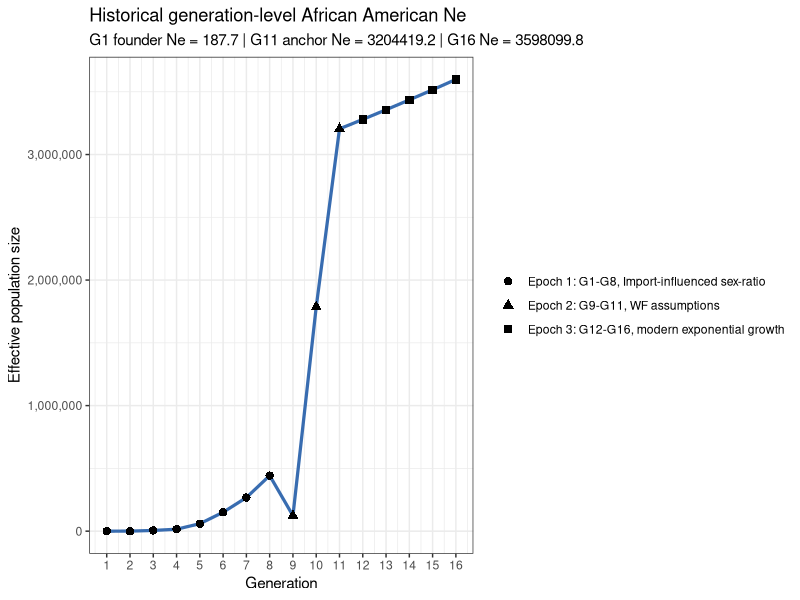

Source code (R): (Note: this script raises an error after producing the figure.)
# ______________________________________________________________________________
# Aydin Karatas
# ___
# University of Southern California
# Department of Quantitative and Computational Biology
# Mooney Lab
# ___
# calc.3T.Ne.R
# ______________________________________________________________________________


library(tidyverse)

# functions ----
# compute the founder effective pop size from a founder census size.
# `founder.count` is the total founder count and `female.proportion` is the
# fraction of founders that are female.
calc.founder.ne <- function(founder.count, female.proportion) {
  female.count <- founder.count * female.proportion
  male.count <- founder.count - female.count

  if (female.count <= 0 || male.count <= 0) {
    return(0)
  }

  4 * female.count * male.count / (female.count + male.count)
}

# validate that a given value is a single positive whole generation.
# `value` is the candidate input and `name` is used in the error message.
validate.whole.generation.count <- function(value, name) {
  if (
    length(value) != 1 ||
      is.na(value) ||
      !is.finite(value) ||
      value != as.integer(value) ||
      value <= 0
  ) {
    stop(name, " must be a positive whole generation count", call. = FALSE)
  }

  as.integer(value)
}

# return an explicit argument when provided, otherwise pull the default.
# `value` is the user-supplied override, `name` is the default binding name,
# and `defaults.env` is the environment that stores the fallback value.
resolve.default.param <- function(value, name, defaults.env) {
  if (!is.null(value)) {
    return(value)
  }

  get(name, envir = defaults.env)
}

# build the generation layout for the three epochs.
# `epoch.*.len` are the epoch lengths, `gen.time` and `present.year` define the
#  timeline, and `start.year`/`max.epoch.1.len` set constraints.
calc.epoch.config <- function(
    epoch.1.len,
    epoch.2.len,
    epoch.3.len,
    gen.time,
    present.year,
    start.year = 1600,
    max.epoch.1.len = 8
) {
  epoch.1.len <- validate.whole.generation.count(
    epoch.1.len,
    "epoch.1.len"
  )
  epoch.2.len <- validate.whole.generation.count(
    epoch.2.len,
    "epoch.2.len"
  )
  epoch.3.len <- validate.whole.generation.count(
    epoch.3.len,
    "epoch.3.len"
  )

  if (epoch.1.len > max.epoch.1.len) {
    stop("epoch.1.len must be <= ", max.epoch.1.len, call. = FALSE)
  }

  year.span <- present.year - start.year
  total.generations <- year.span / gen.time

  if (total.generations != as.integer(total.generations)) {
    stop(
      "present.year - 1600 must be divisible by gen.time",
      call. = FALSE
    )
  }

  total.generations <- as.integer(total.generations)
  total.epoch.len <- epoch.1.len + epoch.2.len + epoch.3.len

  if (total.epoch.len != total.generations) {
    stop(
      "total epoch length must equal (present.year - 1600) / gen.time",
      call. = FALSE
    )
  }

  epoch.1.generations <- seq_len(epoch.1.len)
  epoch.2.generations <- seq.int(epoch.1.len + 1, epoch.1.len + epoch.2.len)
  epoch.3.first.generation <- epoch.1.len + epoch.2.len + 1
  epoch.3.generations <- seq.int(epoch.3.first.generation, total.generations)
  epoch.3.anchor.generation <- max(epoch.2.generations)

  list(
    epoch.1.len = epoch.1.len,
    epoch.2.len = epoch.2.len,
    epoch.3.len = epoch.3.len,
    total.generations = total.generations,
    final.generation = total.generations,
    epoch.1.generations = epoch.1.generations,
    epoch.1.sex.generations = epoch.1.generations[epoch.1.generations >= 2],
    epoch.2.generations = epoch.2.generations,
    epoch.3.generations = epoch.3.generations,
    epoch.3.first.generation = epoch.3.first.generation,
    epoch.3.anchor.generation = epoch.3.anchor.generation
  )
}

# create the African and European ancestry proportions by generation.
# `epoch.config` controls the generation grid, `mooney.cg` the proportion of
# non-European ancestry that is African in epoch-1, and the remaining arguments
# define the fixed mixture proportions in each following epoch.
build.mixing.props <- function(
    epoch.config,
    mooney.cg,
    epoch.1.eur.prop,
    epoch.2.afr.prop,
    epoch.2.eur.prop,
    epoch.3.afr.prop,
    epoch.3.eur.prop
) {
  if (epoch.config$epoch.1.len > length(mooney.cg)) {
    stop("epoch.1.len cannot exceed length(mooney.cg)", call. = FALSE)
  }

  s.eur <- c(
    rep(epoch.1.eur.prop, epoch.config$epoch.1.len),
    rep(epoch.2.eur.prop, epoch.config$epoch.2.len),
    rep(epoch.3.eur.prop, epoch.config$epoch.3.len)
  )
  s.afr <- c(
    (1 - epoch.1.eur.prop) * mooney.cg[seq_len(epoch.config$epoch.1.len)],
    rep(epoch.2.afr.prop, epoch.config$epoch.2.len),
    rep(epoch.3.afr.prop, epoch.config$epoch.3.len)
  )

  if (
    length(s.eur) != epoch.config$total.generations ||
      length(s.afr) != epoch.config$total.generations
  ) {
    stop("AA.mixing.props vectors must not recycle", call. = FALSE)
  }

  tibble(
    g = seq_len(epoch.config$total.generations),
    s.afr = s.afr,
    s.eur = s.eur,
    h = pmax(1 - s.afr - s.eur, 0)
  )
}

# intersect generation windows with historical periods and measure coverage.
# `window.tbl` is the generation map and `hacker.tbl` is the historical  period
# table with start and end years.
calc.period.overlaps <- function(window.tbl, hacker.tbl) {
  merge(window.tbl, hacker.tbl, by = NULL) %>%
    as_tibble() %>%
    mutate(
      period.length = end.year - start.year,
      overlap.start.year = pmax(window.start.year, start.year),
      overlap.end.year = pmin(window.end.year, end.year),
      overlap.years = pmax(0, overlap.end.year - overlap.start.year),
      overlap.weight = overlap.years / period.length
    ) %>%
    filter(overlap.years > 0) %>%
    arrange(generation, start.year)
}

# estimate population size at a year by interpolating inside a period.
# `year` is the target year to query and `hacker.tbl` contains the period
# boundaries plus beginning and ending population sizes.
calc.boundary.population <- function(year, hacker.tbl) {
  if (is.na(year)) {
    return(NA_real_)
  }

  if (year < min(hacker.tbl$start.year) || year > max(hacker.tbl$end.year)) {
    return(NA_real_)
  }

  period.idx <- which(
    hacker.tbl$start.year <= year & hacker.tbl$end.year >= year
  )
  period.idx <- period.idx[length(period.idx)]
  period.row <- hacker.tbl[period.idx, ]
  period.length <- period.row$end.year - period.row$start.year
  period.frac <- (year - period.row$start.year) / period.length

  period.row$pop.beginning +
    period.frac * (period.row$pop.end - period.row$pop.beginning)
}

# add a readable epoch label to each generation row.
# `AA.ne` is the analysis table and `epoch.config` supplies the generation
# ranges used to assign the three epoch labels.
make.epoch.labels <- function(AA.ne, epoch.config) {
  epoch.1.label <- paste0(
    "Epoch 1: G",
    min(epoch.config$epoch.1.generations),
    "-G",
    max(epoch.config$epoch.1.generations),
    ", Import-influenced sex-ratio"
  )
  epoch.2.label <- paste0(
    "Epoch 2: G",
    min(epoch.config$epoch.2.generations),
    "-G",
    max(epoch.config$epoch.2.generations),
    ", WF assumptions"
  )
  epoch.3.label <- paste0(
    "Epoch 3: G",
    min(epoch.config$epoch.3.generations),
    "-G",
    max(epoch.config$epoch.3.generations),
    ", modern exponential growth"
  )

  AA.ne %>%
    mutate(
      epoch = case_when(
        generation %in% epoch.config$epoch.1.generations ~ epoch.1.label,
        generation %in% epoch.config$epoch.2.generations ~ epoch.2.label,
        generation %in% epoch.config$epoch.3.generations ~ epoch.3.label
      )
    )
}

# check that the derived tables are internally consistent before returning.
# `AA.ne`, `AA.overlap`, and `AA.mixing.props` are the computed outputs, while
# the remaining arguments provide the timeline and boundary checks.
validate.analysis.outputs <- function(
    AA.ne,
    AA.overlap,
    AA.mixing.props,
    epoch.config,
    hacker.start.year,
    gen.time,
    present.year
) {
  stopifnot(
    identical(
      sort(AA.ne$generation),
      seq_len(epoch.config$total.generations)
    ),
    nrow(AA.mixing.props) == epoch.config$total.generations,
    identical(AA.mixing.props$g, seq_len(epoch.config$total.generations)),
    all(AA.ne$generation.window.years == gen.time),
    AA.ne$aggregation.start.year[1] == hacker.start.year,
    AA.ne$generation.end.year[epoch.config$final.generation] == present.year,
    all(AA.overlap$overlap.weight > 0),
    all(AA.overlap$overlap.weight <= 1),
    all(!is.na(AA.ne$female.total[epoch.config$epoch.1.sex.generations])),
    all(!is.na(AA.ne$male.total[epoch.config$epoch.1.sex.generations])),
    all(!is.na(AA.ne$parental.population[epoch.config$epoch.2.generations])),
    all(!is.na(AA.ne$k[epoch.config$epoch.2.generations])),
    all(
      grepl(
        "^Epoch 3:",
        AA.ne$epoch[epoch.config$epoch.3.generations]
      )
    ),
    all(is.finite(AA.ne$ne)),
    all(AA.ne$ne > 0)
  )
}

# compute the full AA Ne analysis and return every intermediate table.
# the scalar arguments control the demographic timeline, founders, and epoch
# settings, while `mooney.cg` and `hacker.tbl` provide the input data.
calc.aa.ne.results <- function(
    gen.time = NULL,
    hacker.start.year = NULL,
    hacker.end.year = NULL,
    present.year = NULL,
    epoch.1.len = NULL,
    epoch.2.len = NULL,
    epoch.3.len = NULL,
    afr.founder.count = NULL,
    afr.female.proportion = NULL,
    eur.founder.count = NULL,
    eur.female.proportion = NULL,
    epoch.3.growth.rate = NULL,
    mooney.cg = NULL,
    epoch.1.eur.prop = NULL,
    epoch.2.afr.prop = NULL,
    epoch.2.eur.prop = NULL,
    epoch.3.afr.prop = NULL,
    epoch.3.eur.prop = NULL,
    hacker.tbl = NULL
) {
  defaults.env <- parent.env(environment())
  gen.time <- resolve.default.param(gen.time, "gen.time", defaults.env)
  hacker.start.year <- resolve.default.param(
    hacker.start.year,
    "hacker.start.year",
    defaults.env
  )
  hacker.end.year <- resolve.default.param(
    hacker.end.year,
    "hacker.end.year",
    defaults.env
  )
  present.year <- resolve.default.param(
    present.year,
    "present.year",
    defaults.env
  )
  epoch.1.len <- resolve.default.param(
    epoch.1.len,
    "epoch.1.len",
    defaults.env
  )
  epoch.2.len <- resolve.default.param(
    epoch.2.len,
    "epoch.2.len",
    defaults.env
  )
  epoch.3.len <- resolve.default.param(
    epoch.3.len,
    "epoch.3.len",
    defaults.env
  )
  afr.founder.count <- resolve.default.param(
    afr.founder.count,
    "afr.founder.count",
    defaults.env
  )
  afr.female.proportion <- resolve.default.param(
    afr.female.proportion,
    "afr.female.proportion",
    defaults.env
  )
  eur.founder.count <- resolve.default.param(
    eur.founder.count,
    "eur.founder.count",
    defaults.env
  )
  eur.female.proportion <- resolve.default.param(
    eur.female.proportion,
    "eur.female.proportion",
    defaults.env
  )
  epoch.3.growth.rate <- resolve.default.param(
    epoch.3.growth.rate,
    "epoch.3.growth.rate",
    defaults.env
  )
  mooney.cg <- resolve.default.param(mooney.cg, "mooney.cg", defaults.env)
  epoch.1.eur.prop <- resolve.default.param(
    epoch.1.eur.prop,
    "epoch.1.eur.prop",
    defaults.env
  )
  epoch.2.afr.prop <- resolve.default.param(
    epoch.2.afr.prop,
    "epoch.2.afr.prop",
    defaults.env
  )
  epoch.2.eur.prop <- resolve.default.param(
    epoch.2.eur.prop,
    "epoch.2.eur.prop",
    defaults.env
  )
  epoch.3.afr.prop <- resolve.default.param(
    epoch.3.afr.prop,
    "epoch.3.afr.prop",
    defaults.env
  )
  epoch.3.eur.prop <- resolve.default.param(
    epoch.3.eur.prop,
    "epoch.3.eur.prop",
    defaults.env
  )
  hacker.tbl <- resolve.default.param(hacker.tbl, "hacker.tbl", defaults.env)

  epoch.config <- calc.epoch.config(
    epoch.1.len = epoch.1.len,
    epoch.2.len = epoch.2.len,
    epoch.3.len = epoch.3.len,
    gen.time = gen.time,
    present.year = present.year
  )

  AA.mixing.props <- build.mixing.props(
    epoch.config = epoch.config,
    mooney.cg = mooney.cg,
    epoch.1.eur.prop = epoch.1.eur.prop,
    epoch.2.afr.prop = epoch.2.afr.prop,
    epoch.2.eur.prop = epoch.2.eur.prop,
    epoch.3.afr.prop = epoch.3.afr.prop,
    epoch.3.eur.prop = epoch.3.eur.prop
  )

  AA.hacker.tbl <- hacker.tbl %>%
    mutate(
      start.year = as.numeric(sub("-.*", "", period)),
      end.year = as.numeric(sub(".*-", "", period))
    ) %>%
    select(
      period,
      start.year,
      end.year,
      person.years.lived,
      assumed.birth.rate,
      imported,
      births,
      pop.beginning,
      pop.end
    )

  AA.generation.map <- tibble(
    generation = seq_len(epoch.config$total.generations),
    generation.start.year = seq(
      1600,
      present.year - gen.time,
      by = gen.time
    ),
    generation.end.year = generation.start.year + gen.time,
    generation.window.years = generation.end.year - generation.start.year,
    window.start.year = generation.start.year,
    window.end.year = generation.end.year
  )

  AA.overlap <- calc.period.overlaps(
    AA.generation.map,
    AA.hacker.tbl
  ) %>%
    select(
      generation,
      generation.start.year,
      generation.end.year,
      period,
      start.year,
      end.year,
      overlap.start.year,
      overlap.end.year,
      overlap.years,
      overlap.weight,
      imported,
      births,
      assumed.birth.rate,
      person.years.lived
    )

  AA.agg <- AA.overlap %>%
    group_by(generation, generation.start.year, generation.end.year) %>%
    summarise(
      periods = paste(period, collapse = ", "),
      imported = sum(imported * overlap.weight, na.rm = TRUE),
      births = sum(births * overlap.weight, na.rm = TRUE),
      birth.rate = weighted.mean(
        assumed.birth.rate,
        person.years.lived * overlap.weight,
        na.rm = TRUE
      ),
      aggregation.start.year = min(overlap.start.year),
      aggregation.end.year = max(overlap.end.year),
      hacker.window.years = sum(overlap.years),
      .groups = "drop"
    )

  AA.agg <- AA.generation.map %>%
    select(
      generation,
      generation.start.year,
      generation.end.year,
      generation.window.years
    ) %>%
    left_join(
      AA.agg,
      by = c("generation", "generation.start.year", "generation.end.year")
    ) %>%
    mutate(
      population.boundary.year = if_else(
        generation.start.year < hacker.end.year,
        pmin(generation.end.year, hacker.end.year),
        NA_real_
      ),
      pop.end = map_dbl(
        population.boundary.year,
        calc.boundary.population,
        hacker.tbl = AA.hacker.tbl
      ),
      is.truncated = !is.na(hacker.window.years) &
        hacker.window.years < generation.window.years
    )

  AA.parental.windows <- AA.generation.map %>%
    transmute(
      generation,
      generation.start.year,
      generation.end.year,
      window.start.year = generation.start.year - gen.time,
      window.end.year = generation.start.year
    )

  AA.parental.births <- calc.period.overlaps(
    AA.parental.windows,
    AA.hacker.tbl
  ) %>%
    select(
      generation,
      generation.start.year,
      generation.end.year,
      period,
      start.year,
      end.year,
      overlap.start.year,
      overlap.end.year,
      overlap.years,
      overlap.weight,
      births
    )

  AA.parental.agg <- AA.parental.births %>%
    group_by(generation) %>%
    summarise(
      previous.birth.periods = paste(period, collapse = ", "),
      births.in.previous.25.years = sum(births * overlap.weight, na.rm = TRUE),
      .groups = "drop"
    )

  AA.ne <- AA.agg %>%
    arrange(generation) %>%
    left_join(AA.parental.agg, by = "generation") %>%
    mutate(
      population.at.generation.start = map_dbl(
        generation.start.year,
        calc.boundary.population,
        hacker.tbl = AA.hacker.tbl
      ),
      prev.births = dplyr::lag(births),
      female.imported = if_else(
        generation %in% epoch.config$epoch.1.sex.generations,
        ceiling(imported / 3),
        NA_real_
      ),
      male.imported = if_else(
        generation %in% epoch.config$epoch.1.sex.generations,
        floor(2 * imported / 3),
        NA_real_
      ),
      female.potential = if_else(
        generation %in% epoch.config$epoch.1.sex.generations,
        0.5 * prev.births,
        NA_real_
      ),
      male.potential = if_else(
        generation %in% epoch.config$epoch.1.sex.generations,
        0.5 * prev.births,
        NA_real_
      ),
      female.total = female.imported + female.potential,
      male.total = male.imported + male.potential,
      adult.population.age25.proxy = if_else(
        generation %in% epoch.config$epoch.2.generations,
        population.at.generation.start - births.in.previous.25.years,
        NA_real_
      ),
      parental.population = case_when(
        !(generation %in% epoch.config$epoch.2.generations) ~ NA_real_,
        adult.population.age25.proxy > 0 ~ adult.population.age25.proxy,
        TRUE ~ population.at.generation.start
      ),
      parental.population.method = case_when(
        !(generation %in% epoch.config$epoch.2.generations) ~ NA_character_,
        adult.population.age25.proxy > 0 ~ "age-25 proxy",
        TRUE ~ "generation-start population fallback"
      ),
      k = if_else(
        generation %in% epoch.config$epoch.2.generations,
        gen.time * birth.rate / 1000,
        NA_real_
      )
    )

  ne.g1 <- calc.founder.ne(
    afr.founder.count,
    afr.female.proportion
  ) +
    calc.founder.ne(
      eur.founder.count,
      eur.female.proportion
    )

  AA.ne <- AA.ne %>%
    mutate(
      ne = case_when(
        generation == 1 ~ ne.g1,
        generation %in% epoch.config$epoch.1.sex.generations ~
          4 * female.total * male.total / (female.total + male.total),
        generation %in% epoch.config$epoch.2.generations ~
          (k * parental.population - 1) / k,
        TRUE ~ NA_real_
      )
    )

  epoch.3.anchor.ne <- AA.ne %>%
    filter(generation == epoch.config$epoch.3.anchor.generation) %>%
    pull(ne)

  AA.ne <- AA.ne %>%
    mutate(
      ne = if_else(
        generation %in% epoch.config$epoch.3.generations,
        epoch.3.anchor.ne *
          exp(epoch.3.growth.rate *
            (generation - epoch.config$epoch.3.anchor.generation)),
        ne
      )
    ) %>%
    make.epoch.labels(epoch.config) %>%
    select(
      generation,
      generation.start.year,
      generation.end.year,
      generation.window.years,
      aggregation.start.year,
      aggregation.end.year,
      hacker.window.years,
      is.truncated,
      population.boundary.year,
      periods,
      epoch,
      imported,
      births,
      birth.rate,
      pop.end,
      previous.birth.periods,
      births.in.previous.25.years,
      population.at.generation.start,
      female.total,
      male.total,
      adult.population.age25.proxy,
      parental.population,
      parental.population.method,
      k,
      ne
    )

  validate.analysis.outputs(
    AA.ne = AA.ne,
    AA.overlap = AA.overlap,
    AA.mixing.props = AA.mixing.props,
    epoch.config = epoch.config,
    hacker.start.year = hacker.start.year,
    gen.time = gen.time,
    present.year = present.year
  )

  list(
    AA.ne = AA.ne,
    AA.overlap = AA.overlap,
    AA.mixing.props = AA.mixing.props,
    epoch.config = epoch.config,
    ne.g1 = ne.g1,
    epoch.3.anchor.ne = epoch.3.anchor.ne,
    epoch.3.growth.rate = epoch.3.growth.rate
  )
}


# tunable parameters ----
gen.time <- 25
hacker.start.year <- 1610
hacker.end.year <- 1865
present.year <- 2000
epoch.1.len <- 8
epoch.2.len <- 3
epoch.3.len <- 5

hacker.tbl <- data.frame(
  period = c(
    "1610-1620", "1620-1630", "1630-1640", "1640-1650", "1650-1660",
    "1660-1670", "1670-1680", "1680-1690", "1690-1700", "1700-1710",
    "1710-1720", "1720-1730", "1730-1740", "1740-1750", "1750-1760",
    "1760-1770", "1770-1780", "1780-1790", "1790-1800", "1800-1810",
    "1810-1820", "1820-1830", "1830-1840", "1840-1850", "1850-1860",
    "1860-1861", "1861-1862", "1862-1863", "1863-1864", "1864-1865"
  ),
  pop.beginning = c(
    0, 20, 59, 585, 1568,
    2862, 4444, 6832, 16394, 27806,
    41844, 67294, 95669, 156040, 247027,
    319290, 459446, 558921, 706514, 908036,
    1195182, 1550757, 2021968, 2530405, 3204420,
    3953760, 3991133, 3903859, 3815760, 3726828
  ),
  pop.end = c(
    20, 59, 585, 1568, 2862,
    4444, 6832, 16394, 27806, 41844,
    67294, 95669, 156040, 247027, 319290,
    459446, 558921, 706514, 908036, 1195182,
    1550757, 2021968, 2530405, 3204420, 3953760,
    3991133, 3903859, 3815760, 3726828, 3630336
  ),
  growth.rate.10yr = c(
    NA, 195.0, 891.5, 168.0, 82.5,
    55.3, 53.7, 140.0, 69.6, 50.5,
    60.8, 42.2, 63.1, 58.3, 29.3,
    43.9, 21.7, 26.4, 28.5, 31.6,
    29.8, 30.4, 25.1, 26.6, 23.4,
    NA, NA, NA, NA, NA
  ),
  person.years.lived = c(
    16, 361, 2293, 9970, 21505,
    35952, 55527, 109243, 215999, 343482,
    535651, 806513, 1234030, 1980625, 2816150,
    3851269, 5075599, 6298380, 8030652, 10450423,
    13652609, 17759559, 22666906, 28541607, 35659777,
    3972417, 3947335, 3859642, 3771119, 3144251
  ),
  hours.worked.millions = c(
    0, 1, 5, 23, 49,
    82, 127, 251, 496, 788,
    1229, 1850, 2831, 4544, 6461,
    8835, 11644, 14449, 18423, 23975,
    31321, 40743, 52001, 65478, 81808,
    9113, 9056, 8855, 8651, 7213
  ),
  assumed.birth.rate = c(
    NA, 22.4, 22.4, 22.4, 22.4,
    22.4, 26.5, 27.3, 29.1, 31.0,
    34.6, 41.3, 41.4, 41.2, 46.4,
    39.5, 39.1, 44.7, 50.3, 55.8,
    55.7, 56.5, 56.5, 54.0, 52.3,
    49.6, 49.6, 49.6, 49.6, 49.6
  ),
  births = c(
    NA, 8, 51, 223, 481,
    804, 1472, 2986, 6295, 10635,
    18524, 33316, 51150, 81536, 130654,
    151957, 198660, 281549, 403648, 583395,
    759768, 1003859, 1280680, 1539820, 1865898,
    197032, 195788, 191438, 187048, 155955
  ),
  imported = c(
    32, 150, 110, 301, 1335,
    3038, 3582, 4947, 8197, 16442,
    17622, 41334, 66672, 26455, 44718,
    59557, 41129, 25105, 16183, 77368,
    5207, 410, 91, 0, 303,
    110, 0, 0, 0, 0
  ),
  smuggled = c(
    NA, NA, NA, NA, NA,
    NA, NA, NA, NA, NA,
    NA, NA, NA, NA, NA,
    NA, NA, NA, NA, NA,
    NA, 1100, 900, 500, 200,
    NA, NA, NA, NA, NA
  ),
  natural.increase.rate = c(
    NA, -30.8, 18.1, 6.8, -0.2,
    -4.0, -2.2, 4.2, 1.5, -0.7,
    1.5, -1.6, -0.5, 3.3, 1.0,
    2.1, 1.3, 2.2, 2.6, 2.4,
    2.7, 2.9, 2.4, 2.4, 2.2,
    NA, NA, NA, NA, NA
  ),
  births.plus.imports = c(
    32, 158, 161, 524, 1816,
    3842, 5054, 7933, 14492, 27077,
    36146, 74650, 117822, 107991, 175372,
    211514, 239789, 306654, 419831, 660763,
    764975, 1005369, 1281671, 1540320, 1866401,
    197142, 195788, 191438, 187048, 155955
  ),
  percent.total = c(
    0.0, 0.0, 0.0, 0.0, 0.0,
    0.0, 0.1, 0.1, 0.1, 0.3,
    0.4, 0.8, 1.2, 1.1, 1.8,
    2.2, 2.4, 3.1, 4.3, 6.7,
    7.8, 10.3, 13.1, 15.7, 19.0,
    2.0, 2.0, 2.0, 1.9, 1.6
  ),
  cumulative.number = c(
    32, 190, 351, 875, 2691,
    6533, 11587, 19520, 34012, 61089,
    97235, 171885, 289707, 397698, 573070,
    784584, 1024373, 1331027, 1750858, 2411621,
    3176596, 4181965, 5463636, 7003956, 8870357,
    9067499, 9263287, 9454725, 9641773, 9797728
  ),
  cumulative.percent = c(
    0.0, 0.0, 0.0, 0.0, 0.0,
    0.1, 0.1, 0.2, 0.3, 0.6,
    1.0, 1.8, 3.0, 4.1, 5.8,
    8.0, 10.5, 13.6, 17.9, 24.6,
    32.4, 42.7, 55.8, 71.5, 90.5,
    92.5, 94.5, 96.5, 98.4, 100.0
  ),
  stringsAsFactors = FALSE
)

afr.founder.count <- 183
afr.female.proportion <- 1 / 3
eur.founder.count <- 25
eur.female.proportion <- 0.5
epoch.3.growth.rate <- 0.023175

mooney.cg <- c(1, 1, 0.9835, 0.8602, 0.8551, 0.7826, 0.5380, 0.1418)
epoch.1.eur.prop <- 0.08
epoch.2.afr.prop <- 0.06
epoch.2.eur.prop <- 0.03
epoch.3.afr.prop <- 0
epoch.3.eur.prop <- 0


# calculations ----
analysis.results <- calc.aa.ne.results()

AA.ne <- analysis.results$AA.ne
AA.overlap <- analysis.results$AA.overlap
AA.mixing.props <- analysis.results$AA.mixing.props
epoch.config <- analysis.results$epoch.config
ne.g1 <- analysis.results$ne.g1
epoch.3.anchor.ne <- analysis.results$epoch.3.anchor.ne


# plotting ----
summary.generations <- c(
  epoch.config$epoch.1.generations,
  epoch.config$epoch.2.generations,
  epoch.config$final.generation
)
summary.generations <- sort(unique(summary.generations))

cat("\nHistorical generation-level ADMIX Ne summary\n")
print(
  AA.ne %>%
    filter(generation %in% summary.generations) %>%
    select(
      generation,
      generation.start.year,
      generation.end.year,
      epoch,
      is.truncated,
      imported,
      births,
      birth.rate,
      female.total,
      male.total,
      adult.population.age25.proxy,
      parental.population,
      parental.population.method,
      k,
      ne
    ),
  n = Inf
)

cat(
  paste0(
    "\nHistorical present-day G",
    epoch.config$final.generation,
    " Ne: ",
    round(AA.ne$ne[AA.ne$generation == epoch.config$final.generation], 1),
    "\n"
  )
)

AA.ne.plot <- ggplot(
  data = AA.ne,
  aes(x = generation.end.year, y = ne)
) +
  geom_line(color = "#386cb0", linewidth = 1.1) +
  geom_point(aes(shape = epoch), size = 2.5) +
  scale_y_continuous(labels = scales::comma) +
  scale_x_continuous(
    breaks = AA.ne$generation.end.year,
    labels = AA.ne$generation
  ) +
  labs(
    x = "Generation",
    y = "Effective population size",
    shape = NULL,
    title = "Historical generation-level African American Ne",
    subtitle = paste0(
      "G1 founder Ne = ",
      round(ne.g1, 1),
      " | G",
      epoch.config$epoch.3.anchor.generation,
      " anchor Ne = ",
      round(epoch.3.anchor.ne, 1),
      " | G",
      epoch.config$final.generation,
      " Ne = ",
      round(AA.ne$ne[AA.ne$generation == epoch.config$final.generation], 1)
    )
  ) +
  theme_bw()

if (interactive()) {
  print(AA.ne.plot)
}


# tennessen afr/eur ne trajectory ----
tennessen.present.year <- 2000
tennessen.time.years <- seq(1600, 2000, by = 1)
tennessen.time.bp <- tennessen.present.year - tennessen.time.years

# recent Tennessen/Fu sizes reconstructed in the python demography builder.
tennessen.n.af.present <- n_af1 / exp(-r_af * t_eg)
tennessen.n.eu.present <- n_eu0 / exp(-r_eu0 * (t_eu0 - t_eg)) /
  exp(-r_eu * t_eg)

tennessen.ne <- tibble(
  year = tennessen.time.years,
  time.bp = tennessen.time.bp,
  AFR = tennessen.n.af.present * exp(-r_af * tennessen.time.bp),
  EUR = tennessen.n.eu.present * exp(-r_eu * tennessen.time.bp)
)

tennessen.ne.long <- tennessen.ne %>%
  pivot_longer(
    cols = c(AFR, EUR),
    names_to = "population",
    values_to = "ne"
  )

tennessen.ne.plot <- ggplot(
  tennessen.ne.long,
  aes(x = year, y = ne, color = population)
) +
  geom_line(linewidth = 1.1) +
  scale_y_continuous(labels = scales::comma) +
  scale_x_continuous(breaks = seq(1600, 2000, by = 50)) +
  labs(
    x = "Year",
    y = "Effective population size",
    color = NULL,
    title = "Tennessen AFR/EUR effective population size, 1600-2000"
  ) +
  theme_bw()

if (interactive()) {
  print(tennessen.ne.plot)
}
